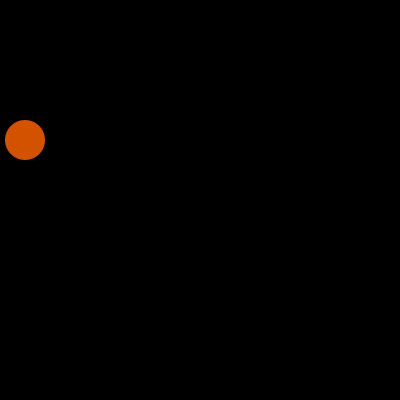
Frame 1 (no input)
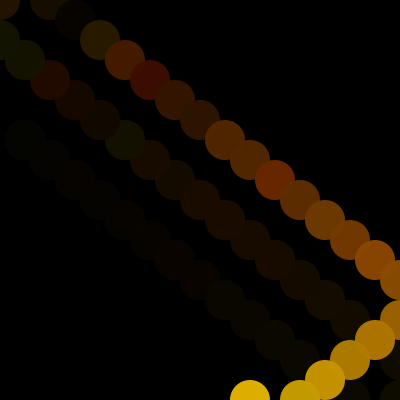
Frame 60 (the mouse pressed at the canvas centre just before this capture)
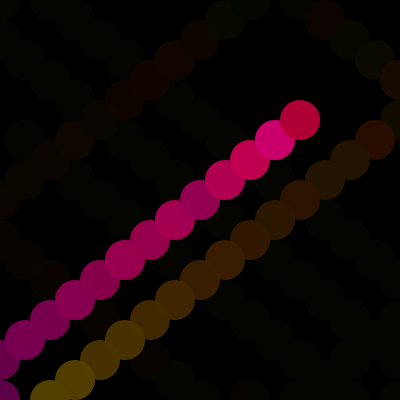
Frame 120 (the mouse held since frame 60 and released just before this capture)

The Processing sketch that drew these frames (run headless with seeded random() and noise(); from frame 60 on, the mouse is pressed at the canvas centre):

// Processing sketch: processing_187506
// ── processing_187506.pde

int circleX = 0;                                   // sets the initial starting conditions of the bouncing circle,
int circleY = 120;                                 // it's position and size. Size is a named variable for a planned
int circleSize = 40;                               // feature to change the size via keyboard controls.

int velocityX = 25;                                // these are the two velocity vectors, and they decide how much the
int velocityY = 20;                                // ball moves each frame in X and Y.

int bounceCount = 0;                               // this is the initialisation of the count variable, and the two
int cLimit1 = 10;                                  // limits which decided when the ball should do a colour shift.
int cLimit2 = 15;                                 

int fadeCount = 0;                                      
int fade = 30;                                     // this variable is the factor by which the trail of the ball disappears
                                                   // the higher the fade, the shorter the trail.
void setup(){
  size(400,400);
  background(0);                                   // the setup is relatively straight-forwards, with numbers controlling
  smooth();                                        // the background colour, frame rate and window size being easy to 
  frameRate(60);                                   // identify. The rectMode is set in order to have the trail fade properly.
  rectMode(CORNER);                                // In future, it might be possible to make shapes appear in the bg
  noStroke();                                      // by having more complex fade shapes.
}

void draw(){
  fadeCount++;                                      // every draw loop, fade count increases by one.

//MOTION EQUATIONS  
  circleX = circleX + velocityX;                    // pretty simple velocity rules, in the future my particle
  circleY = circleY + velocityY;                    // modelling will include acceleration. For now, we have
                                                    // frictionless elastic collisions.
                                                                   
//BOUNCE LOGIC
/* This has a very basic set of rules, where the moment the position of the ball is past the limits of the frame, the 
velocity in that direction is reversed, simulating a perfect elastic collision; all momentum possessed by the ball
upon hitting the wall is still possessed by the ball upon leaving it. */
  
  if(circleX>width|circleX<0){                                    
    velocityX = velocityX * -1;
    bounceCount++;
  }
  if(circleY>height|circleY<0){
    velocityY = velocityY * -1;
    bounceCount++;
  }
 
//COLOUR CHANGE LOGIC
/* Building on my previous work gradually changing greyscale colours, I used a similar logic to cycle through 3 separate
colour palettes as the ball traverses the screen. This is done by having two limits, and 3 conditions specific to the 
bounceCount variable. Every time it bounces off of an edge, the bounceCount increases. Relative to the cLimit , it 
is a specific set of colours that can be modified in order to change the way the whole thing looks. I need to work on
creating a better system for colour change than simply editing the values in. */

  if(bounceCount <= cLimit1){
    fill(random(circleY,255),random(circleY/2,125),0,250);
  }
  if(bounceCount > cLimit1 && bounceCount <= cLimit2){
    fill(random(circleY,255),0,random(circleY/2,125),250);
  }
  if(bounceCount > cLimit2){
    fill(0,random(circleY,255),random(circleY/2,125),250);
  }
  if(bounceCount > cLimit1 + cLimit2){
    bounceCount = 0;
  }
  ellipse(circleX,circleY,circleSize,circleSize);

//FADER LOGIC
/* Every other frame, a rectangle with opacity decided by fade is drawn on the screen. This means that the longer an 
image remains on the screen, the darker it gets, until it fades completely into the background. This gives the effect
of the ball having a moving trail. In future, it might be possible to use this method to highlight areas using redrawn 
translucent shapes. */

  if(fadeCount>1){
    fill(0,0,0,fade);
    rect(0,0,width,height);
    fadeCount = 0;
  } 
}

//BOUNCE REVERSE CLICK
void mousePressed(){
  velocityY = velocityY * -1;
}
